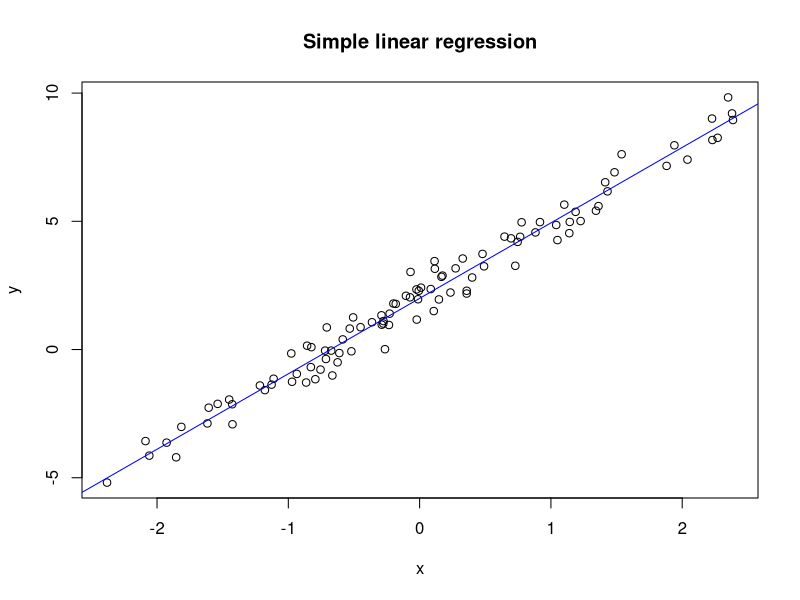

Reproduce this figure in R.
## ---- chunk 1
x <- rnorm(100)
y <- 2 + 3 * x + rnorm(100) * 0.5
str(x)
str(y)
## ---- chunk 2
x <- rnorm(100)
y <- 2 + 3 * x + rnorm(100) * 0.5
model1 <- lm(y~x)
summary(model1)
## ---- chunk 3
plot(x, y, main = "Simple linear regression")
abline(model1$coefficients, col = "blue")
